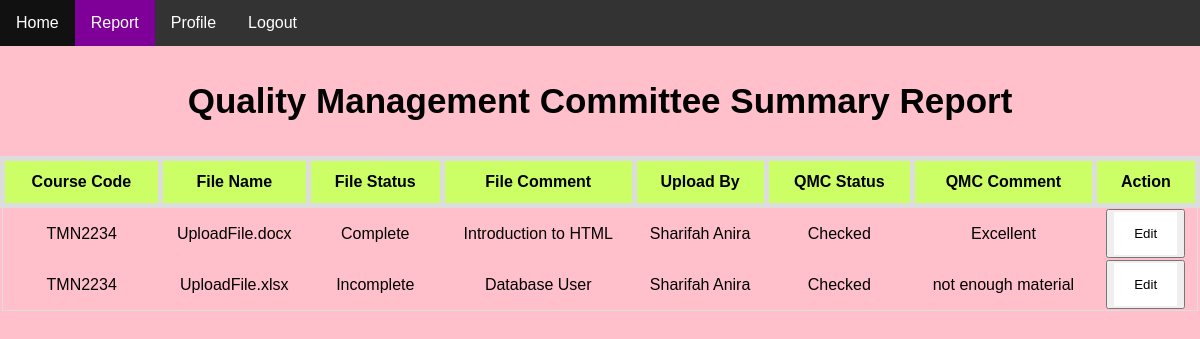
/report_qmc.php (signed in), run on the app's committed database.
### tables this page shows
CREATE TABLE `file` (
  `file_id` int(11) NOT NULL,
  `fname` varchar(100) NOT NULL,
  `fcomment` varchar(100) NOT NULL,
  `fstatus` varchar(100) NOT NULL,
  `ccid` int(11) NOT NULL,
  `class_id` int(11) NOT NULL,
  `fqmcstatus` varchar(100) NOT NULL,
  `fqmccomment` varchar(100) NOT NULL,
  `qmcid` int(11) NOT NULL
);

CREATE TABLE `class` (
  `class_id` int(11) NOT NULL,
  `courseid` varchar(100) NOT NULL,
  `ccid` varchar(100) NOT NULL
);

CREATE TABLE `cc` (
  `ccid` int(11) NOT NULL,
  `username` int(11) NOT NULL,
  `password` varchar(100) NOT NULL,
  `fullname` varchar(100) NOT NULL,
  `email` varchar(100) NOT NULL,
  `programme` varchar(100) NOT NULL
);

### report_qmc.php (the view, shortened to what this page needs)
<?php
	$connect = mysqli_connect("localhost", "admin", "123456", "eCourse");
?>
<head>
</head>
<body>
	<nav class="nav-area">
		<ul>
			<li><a href="homepage_qmc.php">Home</a></li>
			<li><a class="active" href="report_qmc.php">Report</a></li>
			<li><a href="update_profile_qmc.php">Profile</a></li>
			<li><a href="logout.php">Logout</a></li>
		</ul>
	</nav>
	<h3>Quality Management Committee Summary Report</h3>
	<div>
		<table class="table">
			<thead>
				<tr>
					<th>Course Code</th>
					<th>File Name</th>
					<th>File Status</th>
					<th>File Comment</th>
					<th>Upload By</th>
					<th>QMC Status</th>
					<th>QMC Comment</th>
					<th>Action</th>
				</tr>
			</thead>
			<tbody>
				<?php
				$query=mysqli_query($connect,"select * from file") or die(mysqli_error());
				while ($row=mysqli_fetch_assoc($query)) {
					$file_id=$row['file_id'];
					$cc_id=$row['ccid'];
					$class_id=$row['class_id'];
					$cc_query=mysqli_query($connect,"select * from cc where ccid='$cc_id'") or die(mysqli_error());
					$cc_row=mysqli_fetch_array($cc_query);
					$class_query=mysqli_query($connect,"select * from class where class_id='$class_id'") or die(mysqli_query());
					$class_row=mysqli_fetch_array($class_query);
					?>
					<tr>
						<td><?php echo $class_row['courseid']; ?></td>
						<td><?php echo $row['fname']; ?></td>
						<td><?php echo $row['fstatus']; ?></td>
						<td><?php echo $row['fcomment']; ?></td>
						<td><?php echo $cc_row['fullname']; ?></td>
						<td><?php echo $row['fqmcstatus']; ?></td>
						<td><?php echo $row['fqmccomment']; ?></td>
						<td><button><a id="black" href="edit_report_qmc.php<?php echo '?id=' .$file_id; ?>">Edit</a></button></td>
					</tr>
				<?php } ?>
			</tbody>
		</table>
	</div>
</body>

### report_qmc.php (style rules this page uses)
body { background-color:pink; padding: 14px 20px; border: none; width: 100%; margin: 0; padding: 0; font-family: Arial; height: 100vh; }
h3 { text-align: center; font-size: 35px; }
ul { list-style-type: none; margin: 0; padding: 0; overflow: hidden; background-color: #333; }
li { float: left; }
li a { display: block; color: white; text-align: center; padding: 14px 16px; text-decoration: none; }
.active { background-color: #7F0099; }
.table { font-family: Arial; border-collapse: collapse; width: 100%; border: 1px solid #ddd; padding: 8px; text-align: center; }
.table thead, .table th { border: 5px solid #ddd; padding: 10px; }
.table th { padding-top: 12px; padding-bottom: 12px; text-align: center; background-color: #ccff66; color: black; }
#black { background-color:#fff; color: black; padding: 14px 20px; text-decoration: none; display: inline-block; }

### data on the page
file: class.courseid "TMN2234", fname "UploadFile.docx", fstatus "Complete", fcomment "Introduction to HTML", ccid.fullname "Sharifah Anira", fqmcstatus "Checked", fqmccomment "Excellent"
file: class.courseid "TMN2234", fname "UploadFile.xlsx", fstatus "Incomplete", fcomment "Database User", ccid.fullname "Sharifah Anira", fqmcstatus "Checked", fqmccomment "not enough material"
